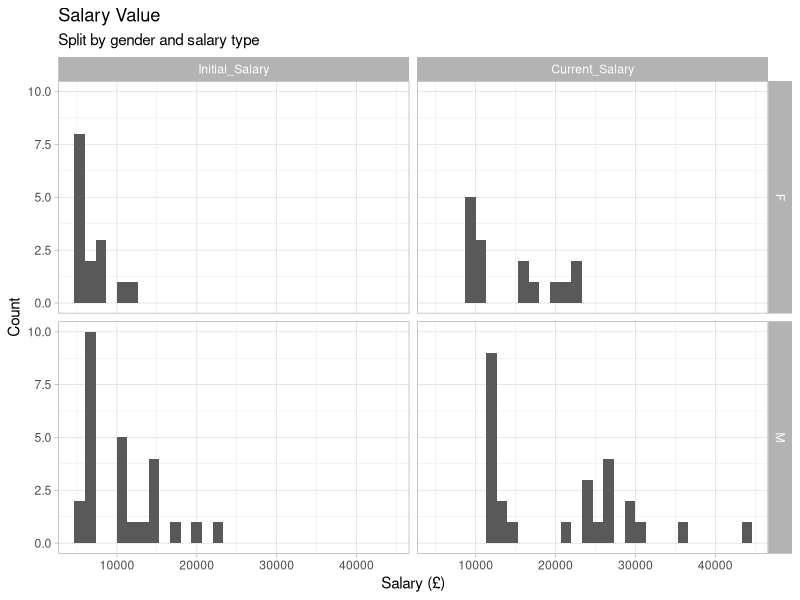
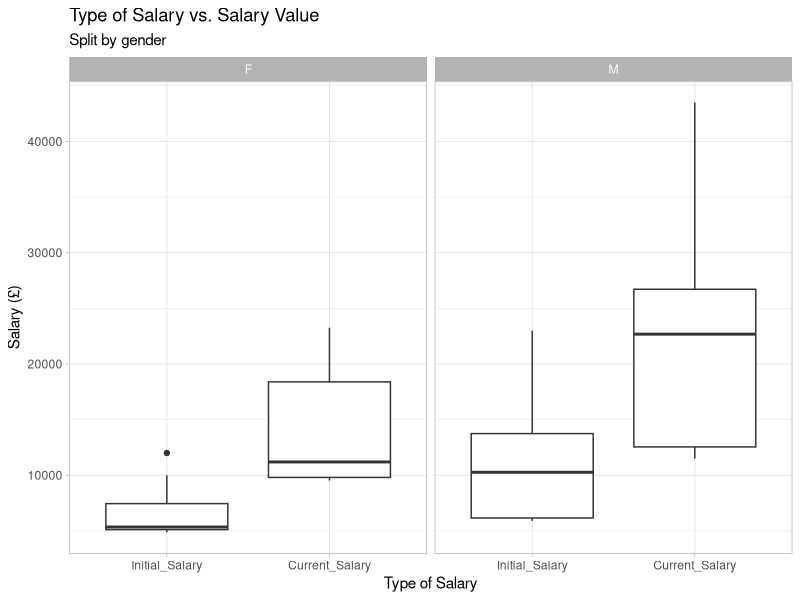
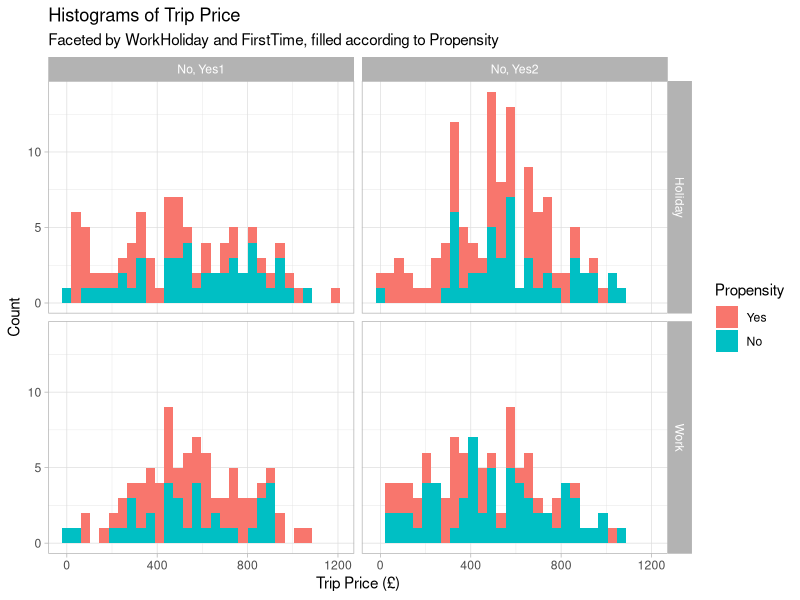
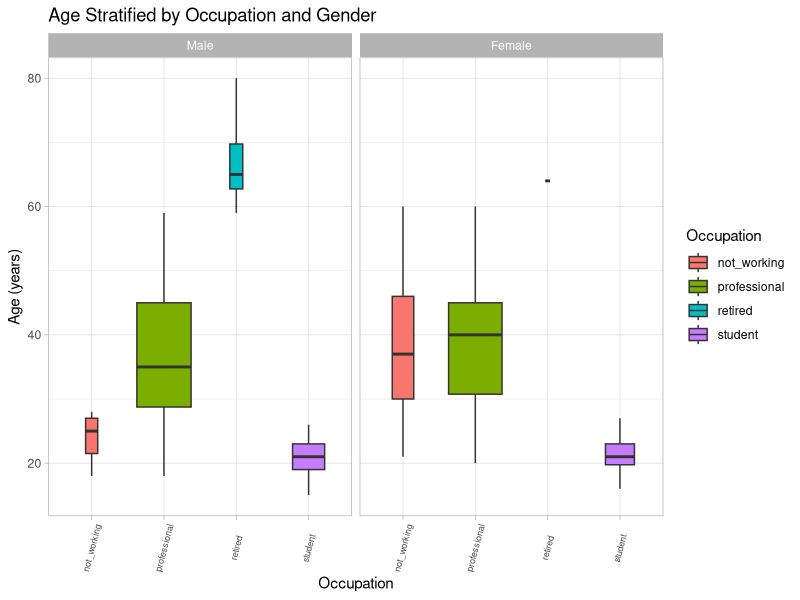
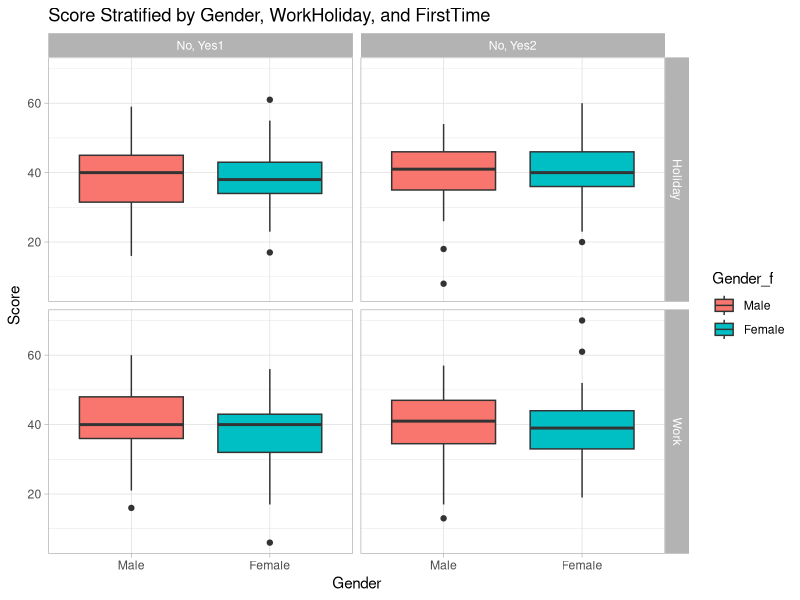

The R script that drew these images, in order:
## ---- chunk 1
knitr::opts_chunk$set(echo = TRUE)
library(readxl)
library(dplyr)
library(ggplot2)
library(tidyr)
library(readr)
## ---- chunk 2
bank_data <- read_excel('../data/bank.xlsx')
head(bank_data)
## ---- chunk 3
bank_data <- bank_data %>%
  mutate(diff_sal = curr_sal - init_sal)

head(bank_data, 1)
## ---- chunk 4
filter(bank_data, gender == 'M') %>%
  group_by(job) %>%
  summarise(count = n(), mean_diff_sal = mean(diff_sal))
## ---- chunk 5
bank_data <- bank_data %>%
  mutate(curr_sal_new = ifelse(curr_sal > 20000, 'high', 'low'))

bank_data[c(1, 6),]
## ---- chunk 6
bank_data <- bank_data %>%
  gather('sal_type', 'sal_value', 4:5) %>%
  select(town, gender, sal_type, sal_value) %>%
  arrange(sal_value)

head(bank_data)
## ---- chunk 7
# Rename variables for better readability
bank_data <- bank_data %>%
  mutate(sal_type = factor(sal_type,
                           levels = c('init_sal', 'curr_sal'),
                           labels = c('Initial_Salary', 'Current_Salary')))

# Plot salary by gender and salary type
ggplot(bank_data, aes(x = sal_value)) +
  theme_light() + geom_histogram() +
  facet_grid(gender ~ sal_type) +
  labs(x = "Salary (£)", y = "Count",
       title = "Salary Value",
       subtitle = "Split by gender and salary type")
## ---- chunk 8
ggplot(bank_data, aes(x = sal_type, y = sal_value)) +
  theme_light() + geom_boxplot() +
  facet_grid(. ~ gender) +
  labs(x = "Type of Salary", y = "Salary (£)",
       title = "Type of Salary vs. Salary Value",
       subtitle = "Split by gender")
## ---- chunk 9
passenger_data <- read_csv('../data/PassengersInfo.csv')

passenger_data %>%
  group_by(FirstTime, WorkHoliday) %>%
  summarise(avg_price = mean(Price), var_price = var(Price), sd_price = sd(Price), 
            min_price = min(Price), max_price = max(Price))
## ---- chunk 10
personal_data <- read_csv('../data/PersonalInfo.csv')
question_data <- read_csv('../data/Questionnaire.csv')

combined_data <- inner_join(personal_data, passenger_data, by = 'ID')
combined_data <- inner_join(combined_data, question_data, by = 'ID')

combined_data
## ---- chunk 11
combined_data <- combined_data %>%
  mutate(Job_2 = 
           ifelse(Job == 'howsewife', 'not_working',
           ifelse(Job == 'unemployed', 'not_working',
           ifelse(Job == 'retired', 'retired',
           ifelse(Job == 'student', 'student',
                  'professional')))))

table(combined_data$Job_2)
## ---- chunk 12
combined_data <- combined_data %>%
  mutate(Job_2_f = factor(Job_2)) %>%
  mutate(WorkHoliday_f = factor(WorkHoliday, labels = c('Holiday', 'Work'))) %>%
  mutate(Propensity_f = factor(Propensity, labels = c('Yes', 'No'))) %>%
  mutate(FirstTime_f = factor(FirstTime, labels = c('No, Yes'))) %>%
  mutate(Gender_f = factor(Gender, labels = c('Male', 'Female')))
## ---- chunk 13
ggplot(combined_data, aes(x = Price, fill = Propensity_f)) +
  theme_light() + geom_histogram() +
  facet_grid(WorkHoliday_f ~ FirstTime_f) +
  labs(x = "Trip Price (£)", y = "Count", fill = "Propensity",
       title = "Histograms of Trip Price",
       subtitle = "Faceted by WorkHoliday and FirstTime, filled according to Propensity")
## ---- chunk 14
ggplot(combined_data, aes(x = Job_2_f, y = Age, fill = Job_2_f)) +
  theme_light() + geom_boxplot(varwidth = T) +
  facet_grid(. ~ Gender_f) +
  labs(x = "Occupation", y = "Age (years)", fill = "Occupation",
       title = "Age Stratified by Occupation and Gender") +
  theme(axis.text.x = element_text(size = 6.5, angle = 75, vjust = 0.5))
## ---- chunk 15
combined_data <- combined_data %>%
  mutate(Score = PortCleanliness + PortComfort + PortStaff + Security + Accessibility +
           Disabled + Cost + SeatAvailability + JourneyTime + CleanlinessOnBoard + 
           ComfortOnBoard + StaffOnBoard + ServiceOnBoard + FoodOnBoard)
## ---- chunk 16
ggplot(combined_data, aes(x = Gender_f, y = Score, fill = Gender_f)) +
  theme_light() + geom_boxplot() +
  facet_grid(WorkHoliday_f ~ FirstTime_f) +
  labs(x = "Gender", y = "Score",
       title = "Score Stratified by Gender, WorkHoliday, and FirstTime")
